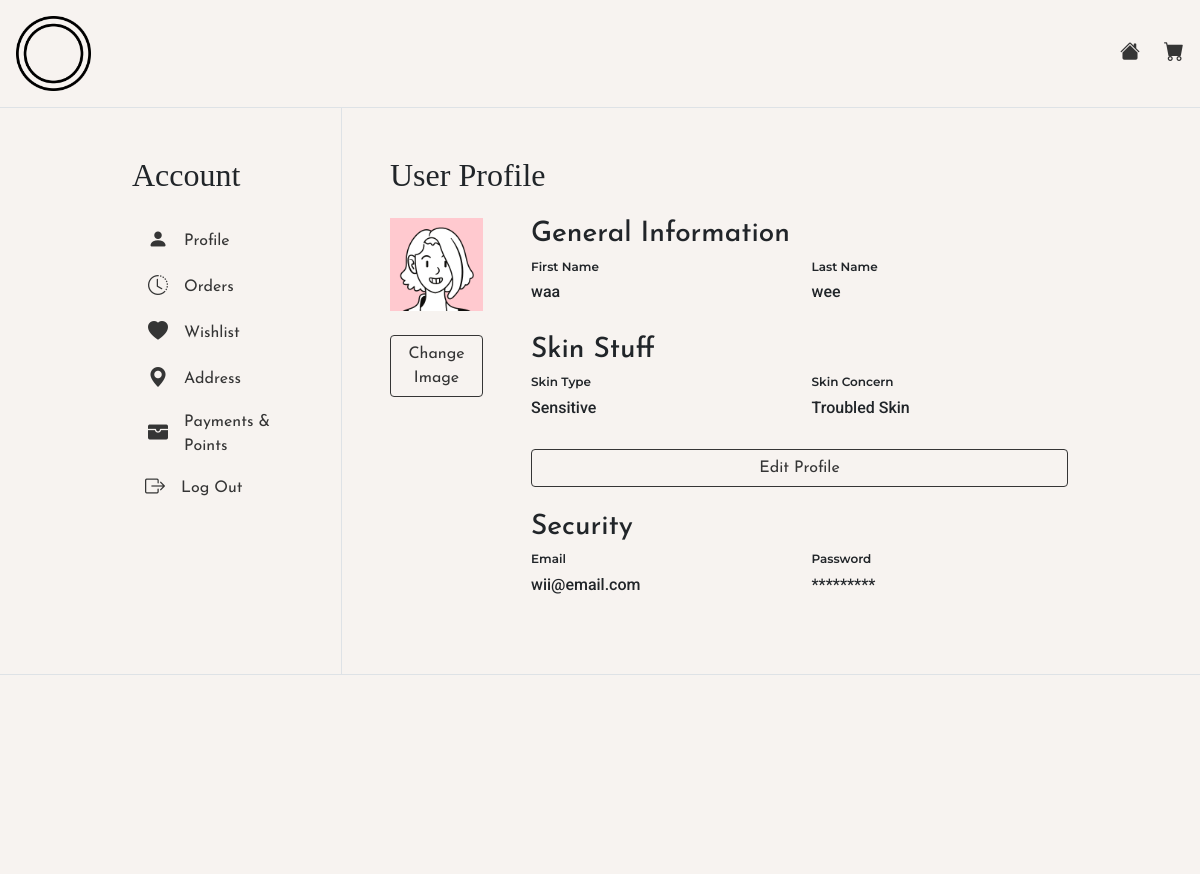
Screenshot of /sub_pages/account/account-profile.php (signed in) with the database file from the repository.
### tables this page shows
CREATE TABLE IF NOT EXISTS `users` (
  `id` int(11) NOT NULL AUTO_INCREMENT,
  `username` varchar(100) NOT NULL,
  `encrypted_pass` varchar(100) NOT NULL,
  `first_name` varchar(25) NOT NULL,
  `last_name` varchar(25) NOT NULL,
  `gender` varchar(100) NOT NULL,
  `age_range` varchar(100) NOT NULL,
  `email` varchar(50) NOT NULL,
  `skin_type` varchar(50) NOT NULL,
  `skin_concern` varchar(50) NOT NULL,
  `points` int(11) NOT NULL,
  `num_wishlist` int(11) NOT NULL,
  `registered_on` date NOT NULL,
  `profile_img` varchar(255) NOT NULL,
  PRIMARY KEY (`id`)
);

### sub_pages/account/account-profile.php (the view, shortened to what this page needs)
<?php
    require "account-nav.php";
?>
        <div id="account-page-content" class="col p-5">
            <h2>User Profile</h2>
            <div class="row mt-4">
                <div class="col-2">
                    <img class="img-fluid" src="<?php echo $user["profile_img"]?>" alt="profile picture">
                    <button class="btn btn-light btn-outline-dark mt-4 w-100">Change Image</button>
                </div>
                <div class="col ms-4" id = "data-field">
                    <div id="user-data">
                        <?php $user_obj -> loadUserDetails();?>
                    </div>
                    <button class='col btn btn-outline-dark w-100' id="edit-btn" onclick='toggleForm()'>Edit Profile</button>
                    <h3 class="mt-4">Security</h3>
                    <div class="row mb-4">
                        <div class="col">
                            <h4>Email</h4>
                            <h5><?php echo $user["email"]?></h5>
                        </div>
                        <div class="col">
                            <h4>Password</h4>
                            <h5>*********</h5>
                        </div>
                    </div>
                </div>
            </div>
        </div>
    </div>
<?php
    require "../../includes/sub-footer.php";
?>

### includes/sub-header.php (shortened to what this page needs)
<?php require '../../includes/server.php';
    include("../../includes/classes/User.php");
    $userLoggedIn = $_SESSION['id'];
    $user_obj = new User($connect, $userLoggedIn);
?>
<!DOCTYPE html>
<html lang="en">
<head>
    <link rel="stylesheet" href="../../assets/styles/main.css">
    <link rel="stylesheet" href="https://cdn.jsdelivr.net/npm/bootstrap-icons@1.8.2/font/bootstrap-icons.css">
    <link rel="stylesheet" href="../../assets/styles/cart_checkout/cart_checkout.css">
</head>
<body>
    <header class="d-flex flex-wrap align-items-center justify-content-between p-3 border-bottom">
        <a class="">
            <img src="../../assets/images/website/logo/logo-placeholder.png"
                        alt="Minisize Logo" width="75">
        </a>
        <div class="d-flex flex-wrap">
            <a href="../../index.php" class="text-decoration-none link-dark pe-4"><i class="bi bi-house-fill fs-5"></i></a>
            <a href="../purchase/cart.php" class="text-decoration-none link-dark"><i class="bi bi-cart-fill fs-5"></i></a>
        </div>
    </header>

### sub_pages/account/account-nav.php
<?php require "../../includes/sub-header.php";
?>
    <div class="row" id="acc-body" style="padding-right: 6rem !important; padding-left: 6rem !important;" >
        <div class="col-3 p-5" style="border-right: 1px solid #dee2e6 !important;">
            <h2>Account</h2>
            <nav class="mt-4" id="side-nav">
                <ul class="nav flex-column">
                    <li class="nav-item">
                        <a href="account-profile.php" class="nav-link text-decoration-none link-dark d-flex align-items-center">
                        <i class="bi bi-person-fill fs-5 me-3"></i><p class="m-0 p-0">Profile</p></a></li>
                    <li class="nav-item"><a href="account-orders.php" class="nav-link text-decoration-none link-dark d-flex align-items-center">
                        <i class="bi bi-clock-history fs-5 me-3"></i><p class="m-0 p-0">Orders</p></a></li>
                    <li class="nav-item"><a href="account-wishlist.php" class="nav-link text-decoration-none link-dark d-flex align-items-center">
                        <i class="bi bi-heart-fill fs-5 me-3"></i><p class="m-0 p-0">Wishlist</p></a></li>
                    <li class="nav-item"><a href="account-address.php" class="nav-link text-decoration-none link-dark d-flex align-items-center">
                        <i class="bi bi-geo-alt-fill fs-5 me-3"></i><p class="m-0 p-0">Address</p></a></li>
                    <li class="nav-item"><a href="account-payment.php" class="nav-link text-decoration-none link-dark d-flex align-items-center">
                        <i class="bi bi-wallet-fill fs-5 me-3"></i><p class="m-0 p-0">Payments & Points</p></a></li>
                </ul>
            </nav>
            <button onclick="window.location.href='../../includes/handlers/logout-handler.php';" class="btn btn-link text-decoration-none link-dark d-flex align-items-center" type="button">
                <i class="bi bi-box-arrow-right fs-5 me-3"></i><p class="m-0 p-0">Log Out</p></button>
        </div>

### includes/classes/User.php (shortened to what this page needs)
<?php
    class User {
        private $user;
        private $connect;
        public function __construct($connect, $user){
            $this->connect = $connect;
            $userDetailsQuery = mysqli_query($connect, "SELECT * FROM users WHERE id='$user'");
            $this->user = mysqli_fetch_array($userDetailsQuery);
        }
        public function loadUserDetails(){
            $userString = "";
            $username = $this->user["username"];
            $query = mysqli_query($this->connect, "SELECT * FROM users WHERE username='$username'");
            while($userData = mysqli_fetch_array($query)){
                $firstName = $userData['first_name'];
                $lastName = $userData['last_name'];
                $skinType = $userData['skin_type'];
                $skinConcern = $userData['skin_concern'];
                $userString = "<div id='user-profile-info'>
                                    <h3>General Information</h3>
                                    <div class='row mb-4'>
                                        <div class='col'>
                                            <h4>First Name</h4>
                                            <h5>$firstName</h5>
                                        </div>
                                        <div class='col'>
                                            <h4>Last Name</h4>
                                            <h5>$lastName</h5>
                                        </div>
                                    </div>
                                    <h3>Skin Stuff</h3>
                                    <div class='row mb-4'>
                                        <div class='col'>
                                            <h4>Skin Type</h4>
                                            <h5>$skinType</h5>
                                        </div>
                                        <div class='col'>
                                            <h4>Skin Concern</h4>
                                            <h5>$skinConcern</h5>
                                        </div>
                                    </div>
                                </div>";
            }
            echo $userString;
        }
    }
?>

### includes/sub-footer.php
    <div style="height:25vh; border-top: 1px solid #dee2e6 !important;">
    </div>
</body>
</html>

### includes/sub-header.php (style rules this page uses)
body { background-color: #F7F3F0; }
* { font-family: 'Josefin Sans', sans-serif; }
h3 { font-family: 'Josefin Sans', sans-serif; font-weight: 500; }
h4,label { font-family: 'Montserrat', sans-serif; font-size: 0.75rem; font-weight: 600; }
h5,input,select { font-family: 'Roboto', sans-serif; font-size: 1rem; }

### rows the page displays
users: profile_img (placeholder picture), first_name "waa", last_name "wee", skin_type "Sensitive", skin_concern "Troubled Skin", email "wii@email.com"
